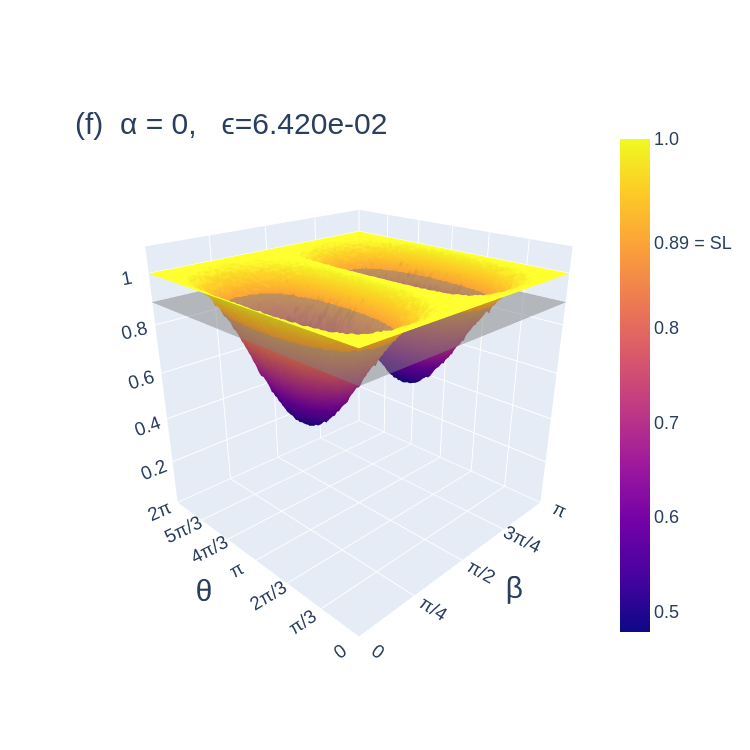
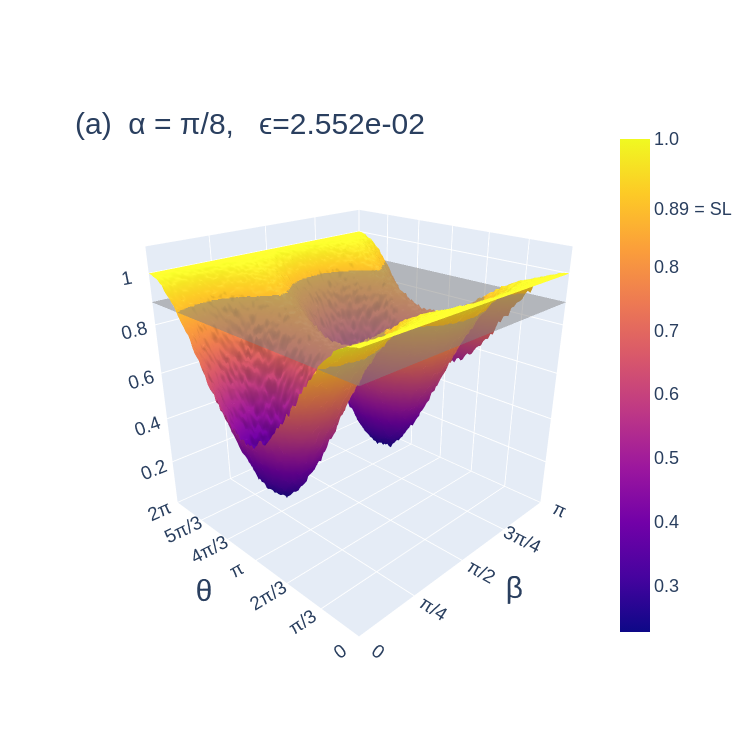
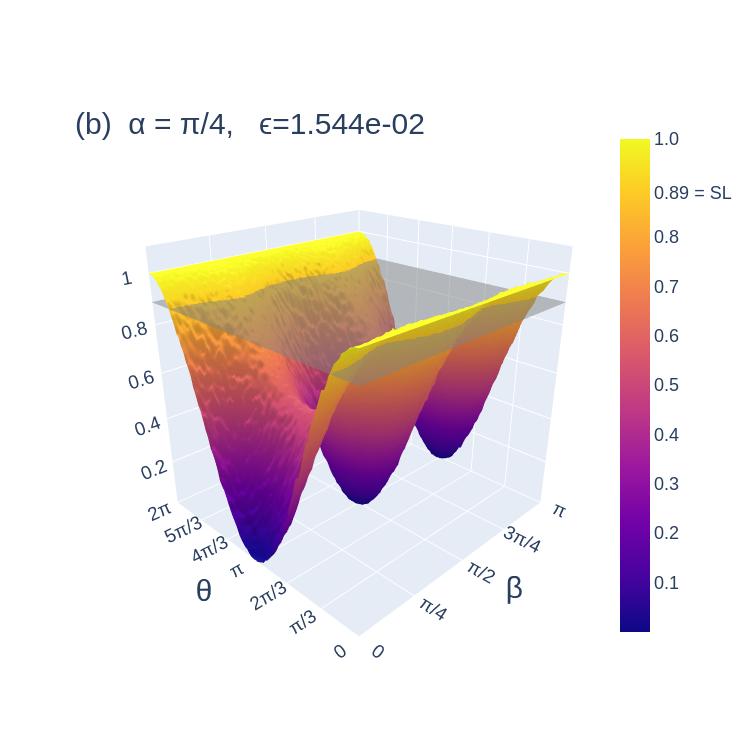
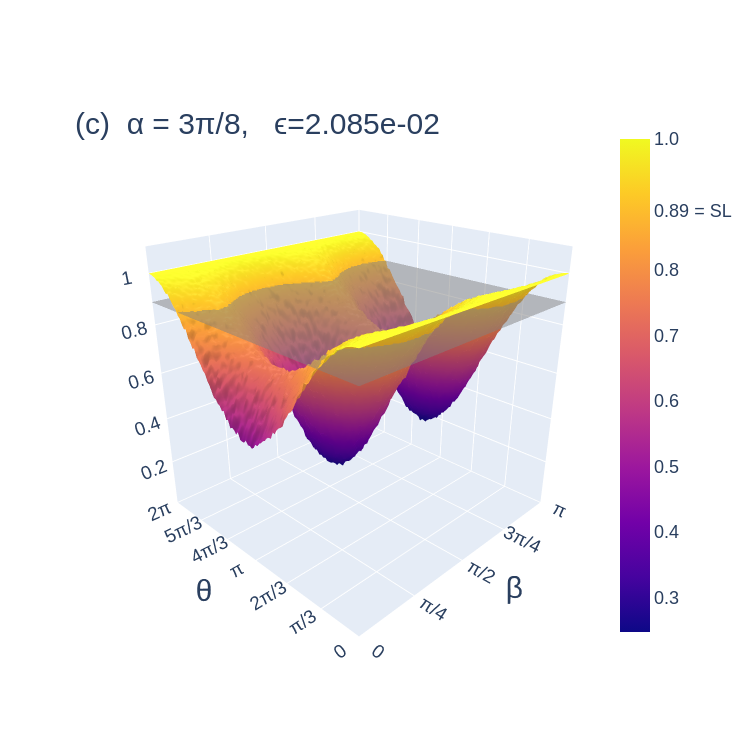

The cell these charts' notebook holds for them, in order:
### Code cell
for k,letter in enumerate(subplot_letter):
    plotter(file=filenames[k],α=alpha[k], index=letter, plot_analytical=False)
